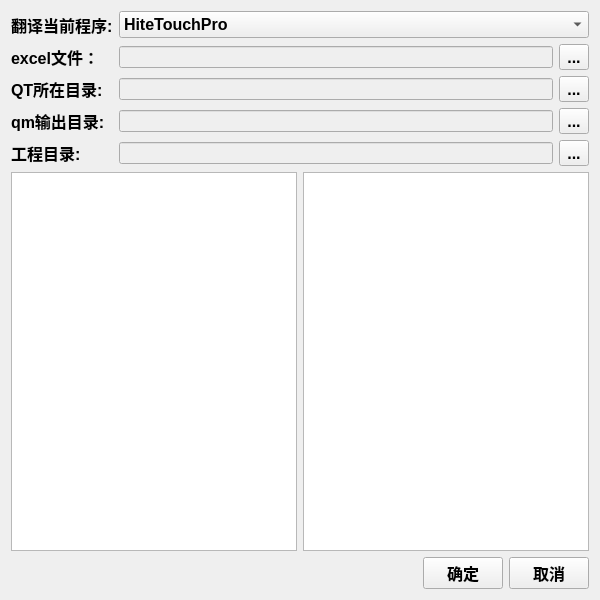
<?xml version="1.0" encoding="UTF-8"?>
<ui version="4.0">
 <class>LanguageTranslatorExe</class>
 <widget class="QWidget" name="LanguageTranslatorExe">
  <property name="geometry">
   <rect>
    <x>0</x>
    <y>0</y>
    <width>600</width>
    <height>600</height>
   </rect>
  </property>
  <property name="font">
   <font>
    <family>Arial</family>
    <pointsize>12</pointsize>
    <weight>75</weight>
    <bold>true</bold>
   </font>
  </property>
  <property name="windowTitle">
   <string>Form</string>
  </property>
  <layout class="QVBoxLayout" name="verticalLayout">
   <item>
    <layout class="QGridLayout" name="gridLayout">
     <item row="1" column="2">
      <widget class="QToolButton" name="toolbtn_excel">
       <property name="font">
        <font>
         <family>Arial</family>
         <pointsize>12</pointsize>
         <weight>75</weight>
         <bold>true</bold>
        </font>
       </property>
       <property name="text">
        <string>...</string>
       </property>
      </widget>
     </item>
     <item row="0" column="0">
      <widget class="QLabel" name="label">
       <property name="font">
        <font>
         <family>Arial</family>
         <pointsize>12</pointsize>
         <weight>75</weight>
         <bold>true</bold>
        </font>
       </property>
       <property name="text">
        <string>翻译当前程序:</string>
       </property>
      </widget>
     </item>
     <item row="2" column="2">
      <widget class="QToolButton" name="toolbtn_qt">
       <property name="font">
        <font>
         <family>Arial</family>
         <pointsize>12</pointsize>
         <weight>75</weight>
         <bold>true</bold>
        </font>
       </property>
       <property name="text">
        <string>...</string>
       </property>
      </widget>
     </item>
     <item row="3" column="0">
      <widget class="QLabel" name="label_4">
       <property name="font">
        <font>
         <family>Arial</family>
         <pointsize>12</pointsize>
         <weight>75</weight>
         <bold>true</bold>
        </font>
       </property>
       <property name="text">
        <string>qm输出目录:</string>
       </property>
      </widget>
     </item>
     <item row="0" column="1" colspan="2">
      <widget class="QComboBox" name="comboBox">
       <property name="font">
        <font>
         <family>Arial</family>
         <pointsize>12</pointsize>
         <weight>75</weight>
         <bold>true</bold>
        </font>
       </property>
       <item>
        <property name="text">
         <string>HiteTouchPro</string>
        </property>
       </item>
       <item>
        <property name="text">
         <string>IdeaMax</string>
        </property>
       </item>
      </widget>
     </item>
     <item row="1" column="1">
      <widget class="QLineEdit" name="lineEdit_excel">
       <property name="enabled">
        <bool>false</bool>
       </property>
       <property name="font">
        <font>
         <family>Arial</family>
         <pointsize>9</pointsize>
         <weight>75</weight>
         <bold>true</bold>
        </font>
       </property>
      </widget>
     </item>
     <item row="1" column="0">
      <widget class="QLabel" name="label_2">
       <property name="font">
        <font>
         <family>Arial</family>
         <pointsize>12</pointsize>
         <weight>75</weight>
         <bold>true</bold>
        </font>
       </property>
       <property name="text">
        <string>excel文件：</string>
       </property>
      </widget>
     </item>
     <item row="2" column="0">
      <widget class="QLabel" name="label_3">
       <property name="font">
        <font>
         <family>Arial</family>
         <pointsize>12</pointsize>
         <weight>75</weight>
         <bold>true</bold>
        </font>
       </property>
       <property name="text">
        <string>QT所在目录:</string>
       </property>
      </widget>
     </item>
     <item row="3" column="1">
      <widget class="QLineEdit" name="lineEdit_qml">
       <property name="enabled">
        <bool>false</bool>
       </property>
       <property name="font">
        <font>
         <family>Arial</family>
         <pointsize>9</pointsize>
         <weight>75</weight>
         <bold>true</bold>
        </font>
       </property>
      </widget>
     </item>
     <item row="3" column="2">
      <widget class="QToolButton" name="toobtn_qml">
       <property name="font">
        <font>
         <family>Arial</family>
         <pointsize>12</pointsize>
         <weight>75</weight>
         <bold>true</bold>
        </font>
       </property>
       <property name="text">
        <string>...</string>
       </property>
      </widget>
     </item>
     <item row="2" column="1">
      <widget class="QLineEdit" name="lineEdit_qt">
       <property name="enabled">
        <bool>false</bool>
       </property>
       <property name="font">
        <font>
         <family>Arial</family>
         <pointsize>9</pointsize>
         <weight>75</weight>
         <bold>true</bold>
        </font>
       </property>
      </widget>
     </item>
     <item row="4" column="1">
      <widget class="QLineEdit" name="lineEdit_qml_2">
       <property name="enabled">
        <bool>false</bool>
       </property>
       <property name="font">
        <font>
         <family>Arial</family>
         <pointsize>9</pointsize>
         <weight>75</weight>
         <bold>true</bold>
        </font>
       </property>
      </widget>
     </item>
     <item row="4" column="2">
      <widget class="QToolButton" name="toobtn_qml_2">
       <property name="font">
        <font>
         <family>Arial</family>
         <pointsize>12</pointsize>
         <weight>75</weight>
         <bold>true</bold>
        </font>
       </property>
       <property name="text">
        <string>...</string>
       </property>
      </widget>
     </item>
     <item row="4" column="0">
      <widget class="QLabel" name="label_5">
       <property name="font">
        <font>
         <family>Arial</family>
         <pointsize>12</pointsize>
         <weight>75</weight>
         <bold>true</bold>
        </font>
       </property>
       <property name="text">
        <string>工程目录:</string>
       </property>
      </widget>
     </item>
    </layout>
   </item>
   <item>
    <layout class="QHBoxLayout" name="horizontalLayout">
     <item>
      <widget class="QListWidget" name="listWidget_select">
       <property name="font">
        <font>
         <family>微软雅黑</family>
         <pointsize>12</pointsize>
         <weight>75</weight>
         <bold>true</bold>
        </font>
       </property>
      </widget>
     </item>
     <item>
      <widget class="QListWidget" name="listWidget_receive">
       <property name="font">
        <font>
         <family>微软雅黑</family>
         <pointsize>12</pointsize>
         <weight>75</weight>
         <bold>true</bold>
        </font>
       </property>
      </widget>
     </item>
    </layout>
   </item>
   <item>
    <layout class="QGridLayout" name="gridLayout_2">
     <item row="0" column="0">
      <spacer name="horizontalSpacer">
       <property name="orientation">
        <enum>Qt::Horizontal</enum>
       </property>
       <property name="sizeHint" stdset="0">
        <size>
         <width>40</width>
         <height>20</height>
        </size>
       </property>
      </spacer>
     </item>
     <item row="0" column="1">
      <widget class="QPushButton" name="pushbtn_Ok">
       <property name="text">
        <string>确定</string>
       </property>
      </widget>
     </item>
     <item row="0" column="2">
      <widget class="QPushButton" name="pushbtn_Cancle">
       <property name="text">
        <string>取消</string>
       </property>
      </widget>
     </item>
    </layout>
   </item>
  </layout>
 </widget>
 <resources/>
 <connections/>
</ui>
